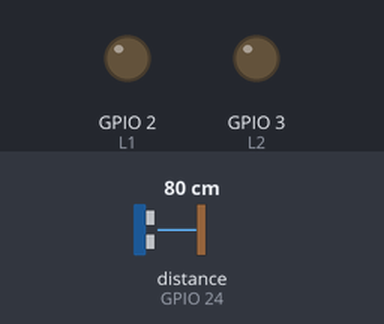
Bench run of a program on a simulated Raspberry Pi (BCM pin numbers). On the bench: output pins drawn as LEDs (lit = HIGH). The test bench sets the inputs (shaded band); at power-on: distance to the obstacle (sensor on GPIO 24) 80 cm. The echo pulse lasts 58.3 µs per cm; the clock reads 2024-03-15 10:24:30 at power-on unless the program sets it; pins used as bus, display or sensor lines are not drawn.

Above: at 1.2 s.
1.3 s: distance to the obstacle (sensor on GPIO 24) set to 72 cm
At 3.2 s:
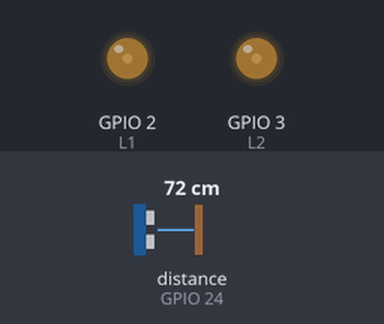
3.5 s: distance to the obstacle (sensor on GPIO 24) set to 2 cm
At 4.4 s:
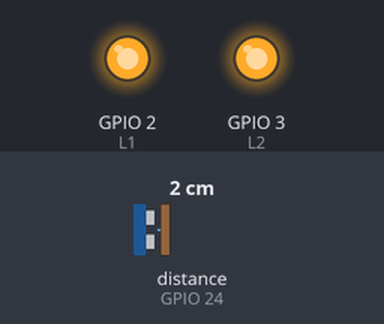
5.5 s: distance to the obstacle (sensor on GPIO 24) set to 35 cm
At 6.8 s:
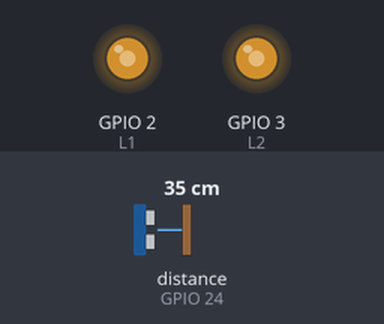
7.5 s: distance to the obstacle (sensor on GPIO 24) set to 60 cm
At 9.3 s:
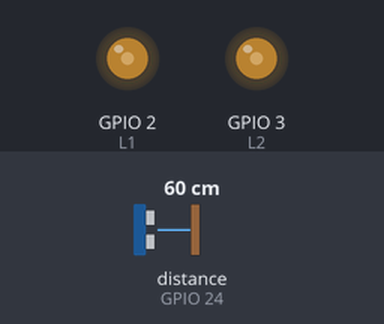
9.6 s: distance to the obstacle (sensor on GPIO 24) set to 4 cm
At 10.5 s:
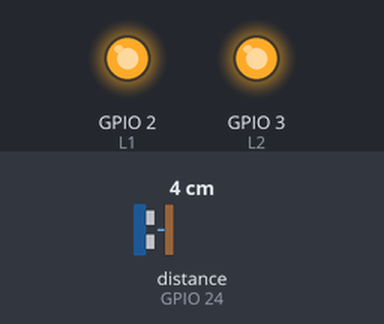
11.6 s: distance to the obstacle (sensor on GPIO 24) set to 33 cm
At 12.9 s:
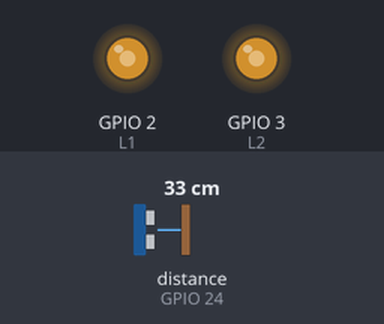
Timing chart, 0 to 14.6 s (numbered marks = the images above; inputs shaded):
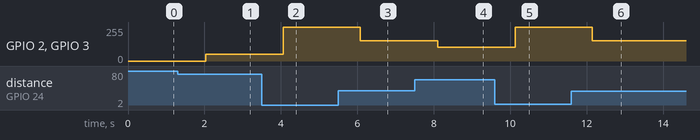

Measured:
- the behaviour switches between 77 and 76 cm on distance to the obstacle (sensor on GPIO 24) (found by bisection; images 0 and 1)
- after the input at 1.3 s, GPIO 2 (L1), GPIO 3 (L2): 0/255 → 51/255 after 0.73 s
- after the input at 3.5 s, GPIO 2 (L1), GPIO 3 (L2): 51/255 → 255/255 after 0.56 s
- after the input at 5.5 s, GPIO 2 (L1), GPIO 3 (L2): 255/255 → 153/255 after 0.58 s
- after the input at 7.5 s, GPIO 2 (L1), GPIO 3 (L2): 153/255 → 102/255 after 0.61 s
- after the input at 9.6 s, GPIO 2 (L1), GPIO 3 (L2): 102/255 → 255/255 after 0.53 s
- after the input at 11.6 s, GPIO 2 (L1), GPIO 3 (L2): 255/255 → 153/255 after 0.55 s

The program:

PWM.py
```python
import RPi.GPIO as GPIO
import time
GPIO.setmode(GPIO.BCM)
GPIO.setwarnings(False)

TRIG = 18
ECHO = 24
buzzer = 3
led = 2

GPIO.setup(TRIG,GPIO.OUT)
GPIO.setup(ECHO,GPIO.IN)
GPIO.setup(led,GPIO.OUT)
GPIO.setup(buzzer,GPIO.OUT)

L1=GPIO.PWM(2,20)
L2=GPIO.PWM(3,20)


try:
    while True:
        GPIO.output(TRIG,False)
        time.sleep(1)
        GPIO.output(TRIG,True)
        time.sleep(0.01)
        GPIO.output(TRIG,False)

        while GPIO.input(ECHO)==0:
            pulse_start=time.time()

        while GPIO.input(ECHO)==1:
            pulse_end=time.time()

        pulse_duration=pulse_end - pulse_start

        distance=pulse_duration*11150

        distance=round(distance,2)

        L1.start(0)
        L2.start(0)

        if distance>50:
            L1.stop()
            L2.stop()

        elif 40<distance<50:
            L1.ChangeDutyCycle(20)
            L2.ChangeDutyCycle(20)

        elif 30<distance<40:
            L1.ChangeDutyCycle(40)
            L2.ChangeDutyCycle(40)

        elif 20<distance<30:
            L1.ChangeDutyCycle(60)
            L2.ChangeDutyCycle(60)

        elif 10<distance<20:
            L1.ChangeDutyCycle(80)
            L2.ChangeDutyCycle(80)

        else:
            L1.ChangeDutyCycle(100)
            L2.ChangeDutyCycle(100)

except KeyboardInterrupt:
    GPIO.cleanup()
```
